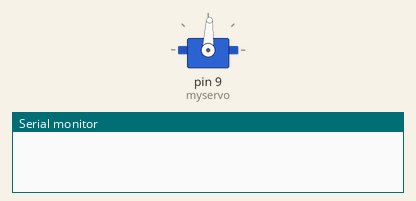
Recording of a sketch running on a simulated Arduino Uno, built with avr-gcc and run on an emulated ATmega328P. On the bench: servo, the last lines printed to the serial monitor.

Above: at 0.05 s.
At 16.95 s:
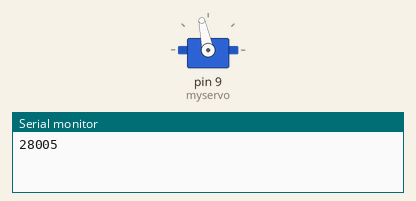
Timing chart, 0 to 35.1 s (numbered marks = the images above):
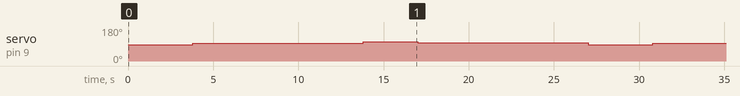

The sketch:

FabricOn.ino
```cpp
#include <Servo.h>

Servo myservo;  // create servo object to control a servo


void setup() {
  Serial.begin (9600);
  myservo.attach(9);  // attaches the servo on pin 9 to the servo object
}

void loop() {


    myservo.write(87);

   delay (3800);

myservo.write(95);
Serial.println ('time');
delay (10000);

 myservo.write(102);

delay (3200);

 myservo.write(96);
 Serial.println ('time');

delay (10000);
  }
```

Measured:
- by itself, servo on pin 9 (myservo): repeats every 27.0 s: 102° 3.2 s, 96° 10.0 s, 87° 3.8 s, 95° 10.0 s
